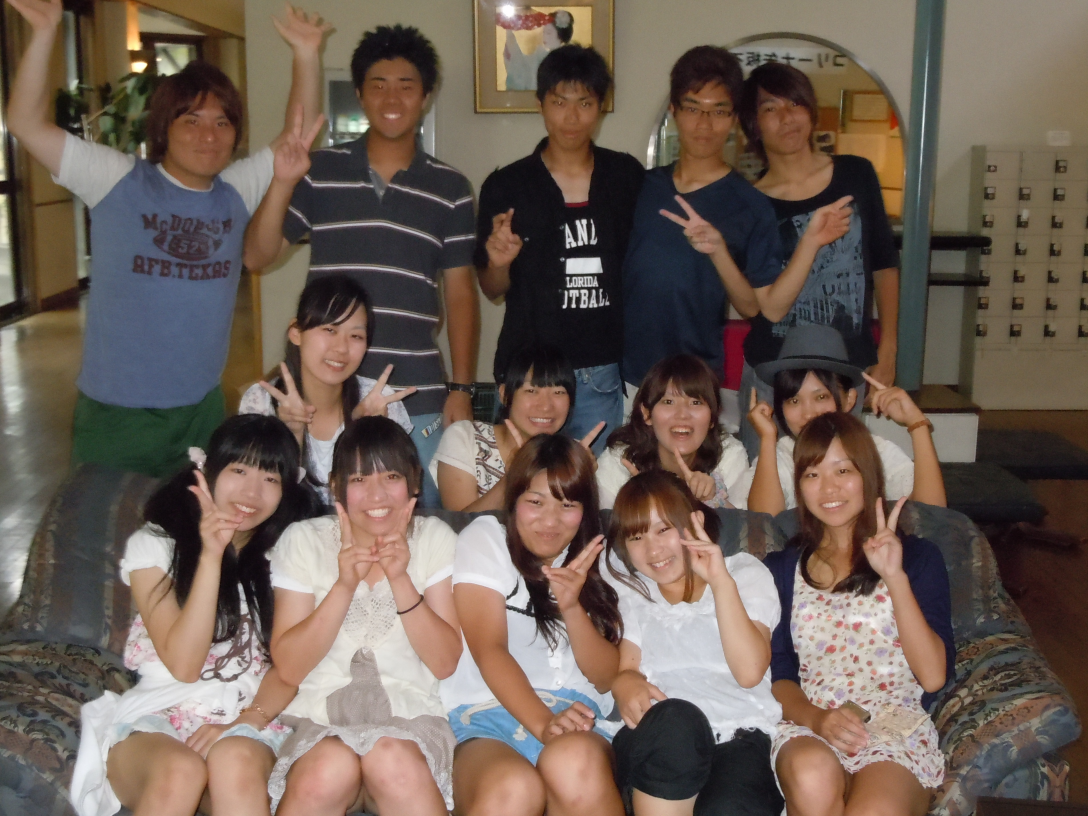
#> input picture section6/mask_detection/image/gather/000023.jpg, 3264 x 2448 px (shown at 1/3 size); its folder holds 4 pictures in this run
$ python scraping.py
#> lines starting #> are read from the running program, lines starting #| are printed output that depends on the picture
import numpy as np
import pandas as pd
import matplotlib.pyplot as plt

from icrawler.builtin import BingImageCrawler
import os
import re
from PIL import Image
import glob


# 画像を収集するメソッド
# 引数は画像を保存するパスpath、検索ワードkeyword、収集する枚数num

def scraping(path, keyword, num):

    bing_crawler=BingImageCrawler(
    downloader_threads=4,
    storage={'root_dir': path}
    )

    #検索ワードにkeywordを入れたときに得られる画像をnum枚収集
    bing_crawler.crawl(
        keyword=keyword,
        max_num=num
    )
    print(f'{keyword}: scraping completed!')


#ファイルの形式はjpegなので、ファイル名には必ず拡張子.jpgがつく
gather_path='./gather/*.jpg'
mask_people_path='./mask_people/*.jpg'

keywords=['集合写真', 'マスク 東京']
num=300

scraping('./image/gather/', keywords[0], num)
#> (the call stopped at in scraping, `bing_crawler=BingImageCrawler( downloader_threads=4, storage={'root_di..`: icrawler is not available in this run)
scraping('./image/mask_on_entry/', keywords[1], num)
#> (the call stopped at in scraping, `bing_crawler=BingImageCrawler( downloader_threads=4, storage={'root_di..`: icrawler is not available in this run)

# """
# 画像をリサイズするメソッド
# 引数は保存したいパスpath=フォルダ名+フォーマット名、変更後のサイズの幅と高さw,h
#
# *リサイズしたい画像はパスで指定される
# """

def resize_image(path, w, h):
#> called with path = './gather/*.jpg', w = 300, h = 300
    img_paths=glob.glob(path)

    for img_path in img_paths:
        #画像ファイルに変換
        img=Image.open(img_path)
#> img is the input picture: PIL image 3264x2448 RGB; mean R, G, B 110, 95.2, 85.5
        #指定したサイズでリサイズをする
        img_resized=img.resize((w,h))
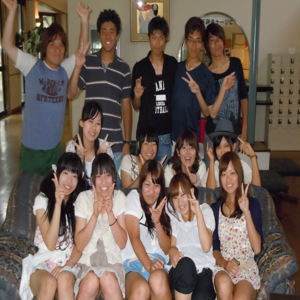
#> img_resized: PIL image 300x300 RGB; mean R, G, B 110, 95.2, 85.5

        #リサイズした画像を上書き保存、同じパスを指定
        img_resized.save(img_path)
#> pass 2 of the loop in resize_image, `for img_path in img_paths:`:
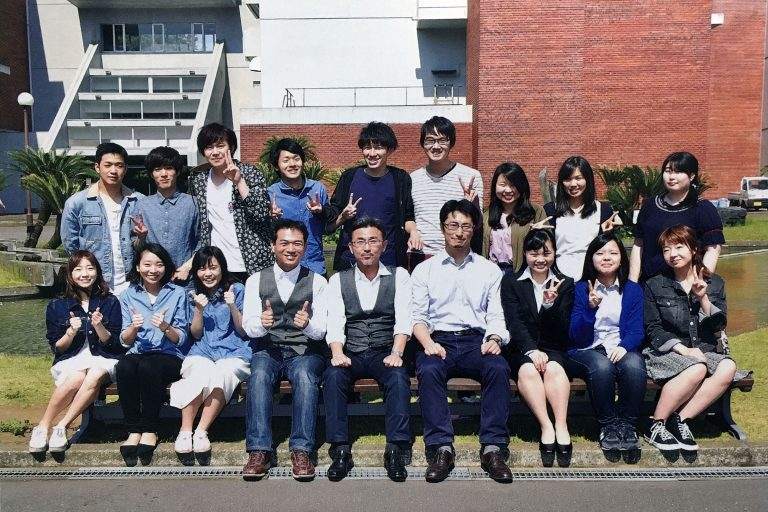
#> input picture section6/mask_detection/image/gather/000034.jpg, 768 x 512 px
#> in resize_image, img is the input picture: PIL image 768x512 RGB; mean R, G, B 120.7, 110.9, 111.7
#> in resize_image, `img_resized=img.resize((w,h))`:
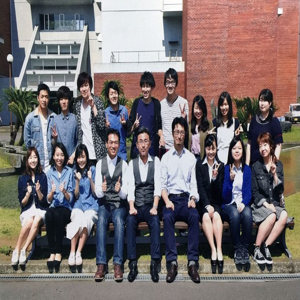
#> img_resized: PIL image 300x300 RGB; mean R, G, B 120.7, 110.9, 111.7
#> pass 3 of the loop in resize_image, `for img_path in img_paths:`:
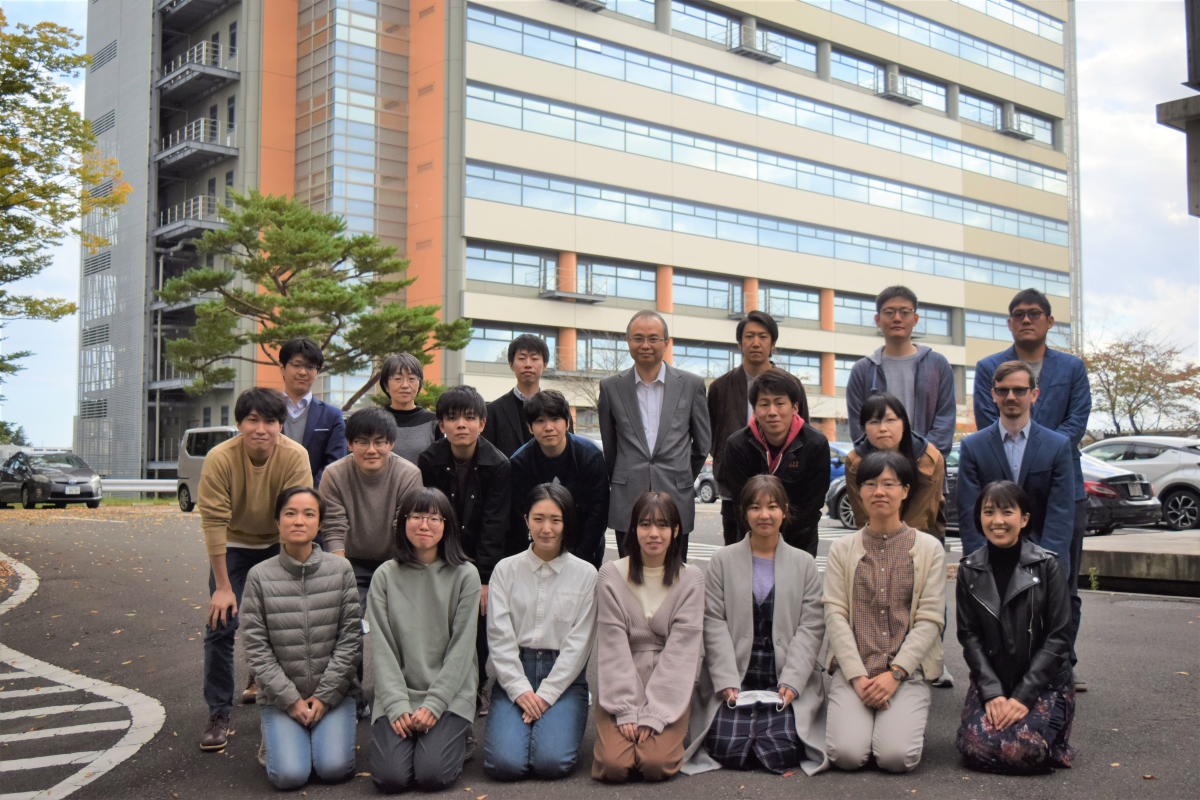
#> input picture section6/mask_detection/image/gather/000055.jpg, 6000 x 4000 px (shown at 1/5 size)
#> in resize_image, img is the input picture: PIL image 6000x4000 RGB; mean R, G, B 140.5, 135.4, 130.7
#> in resize_image, `img_resized=img.resize((w,h))`:
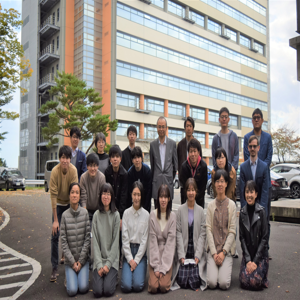
#> img_resized: PIL image 300x300 RGB; mean R, G, B 140.5, 135.4, 130.7
#> the loop made 4 passes; the first 3 are shown
    print(f'{path}: resized!')

#サイズは300x300で指定
width=300
height=300

resize_image(gather_path, width, height)
resize_image(mask_people_path, width, height)
